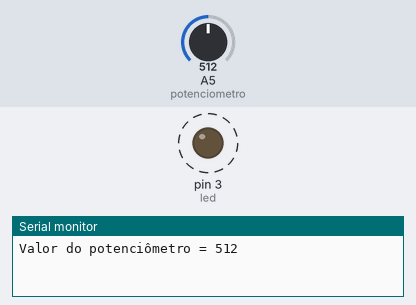
Recording of a sketch running on a simulated Arduino Uno, built with avr-gcc and run on an emulated ATmega328P. Parts: output pins drawn as LEDs (lit = HIGH), the last lines printed to the serial monitor. Dashed ring = blinking. The inputs (shaded band) are chosen by the test bench; at power-on: A5 (potenciometro) = 512.

Above: at 1.8 s.
1.9 s: A5 (potenciometro) set to 0
At 3.4 s:
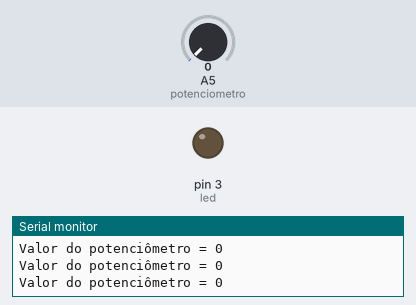
6.0 s: A5 (potenciometro) set to 122
At 6.33 s:
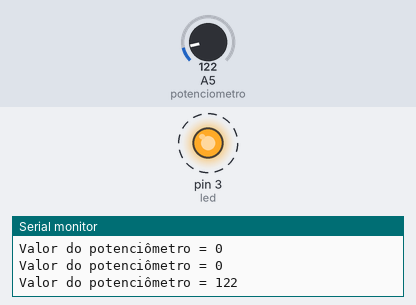
Timing chart, 0 to 15.5 s (numbered marks = the images above; inputs shaded):
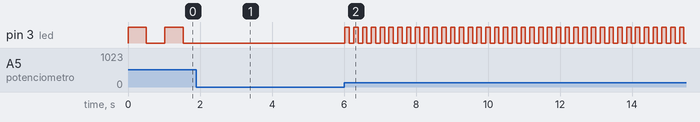

The sketch:

PRG_2_2.ino
```cpp
// Declarando terminais, constantes e variáveis
int valor_pot = 0;
const int led = 3; // LED ligado ao pino D8
const int  potenciometro = A5; // Potenciômetro ligado ao pino analógico A5
const int portaSerial = 9600; // Inicia dados para 9600 bps

// Configurações
void setup(){
  pinMode(led, OUTPUT);
   Serial.begin(9600); // Configura a taxa de transferência para transmissão serial.
}

// Código principal
void loop(){
    // Leitura do valor do potenciômetro
    valor_pot = analogRead(potenciometro);

    digitalWrite(led, HIGH);
    delay(valor_pot);

    digitalWrite(led, LOW);
    delay(valor_pot);

    String message = (String)"Valor do potenciômetro = " + valor_pot + " \n";
    Serial.print(message); // Escreve no monitor serial
}
```

Measured:
- after the input at 1.9 s, pin 3 (led): stops changing and stays LOW
- after the input at 6.0 s, pin 3 (led): alternates HIGH for 0.12 s and LOW for 0.12 s, starting at once
- by itself, pin 3 (led): alternates HIGH for 0.51 s and LOW for 0.51 s
